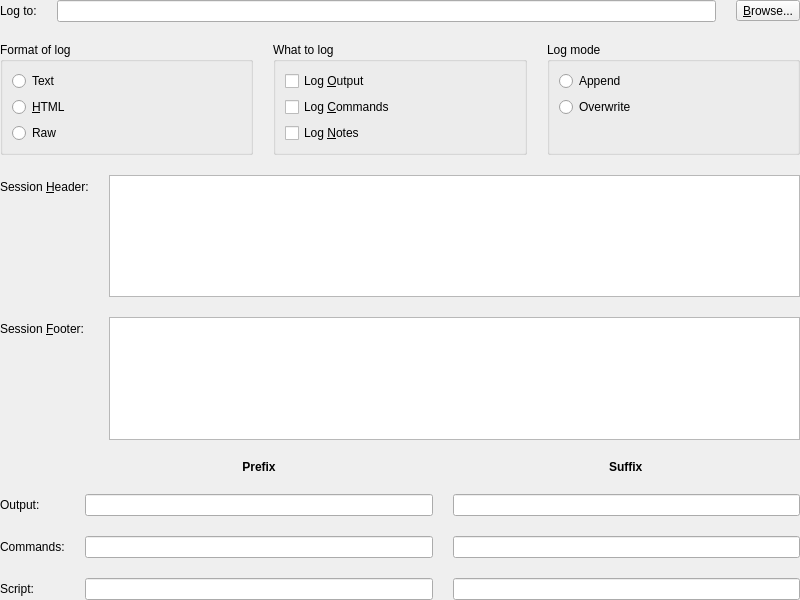
<?xml version="1.0" encoding="UTF-8"?>
<ui version="4.0">
 <class>PrefsLogging</class>
 <widget class="QWidget" name="PrefsLogging">
  <property name="geometry">
   <rect>
    <x>0</x>
    <y>0</y>
    <width>800</width>
    <height>600</height>
   </rect>
  </property>
  <property name="minimumSize">
   <size>
    <width>0</width>
    <height>466</height>
   </size>
  </property>
  <property name="windowTitle">
   <string>IP Address</string>
  </property>
  <layout class="QVBoxLayout" name="verticalLayout">
   <property name="spacing">
    <number>20</number>
   </property>
   <property name="leftMargin">
    <number>0</number>
   </property>
   <property name="topMargin">
    <number>0</number>
   </property>
   <property name="rightMargin">
    <number>0</number>
   </property>
   <property name="bottomMargin">
    <number>0</number>
   </property>
   <item>
    <layout class="QHBoxLayout" name="_log">
     <item>
      <widget class="QLabel" name="AutoLogFileName_label">
       <property name="text">
        <string>Log to:</string>
       </property>
       <property name="buddy">
        <cstring>AutoLogFileName</cstring>
       </property>
      </widget>
     </item>
     <item>
      <widget class="QLineEdit" name="AutoLogFileName">
       <property name="clearButtonEnabled">
        <bool>true</bool>
       </property>
      </widget>
     </item>
     <item>
      <widget class="QToolButton" name="AutoLogFileName_browse">
       <property name="text">
        <string>&amp;Browse...</string>
       </property>
       <property name="icon">
        <iconset theme="document-open"/>
       </property>
      </widget>
     </item>
    </layout>
   </item>
   <item>
    <layout class="QHBoxLayout" name="_options">
     <item>
      <widget class="QGroupBox" name="_log_format">
       <property name="title">
        <string>Format of log</string>
       </property>
       <layout class="QVBoxLayout" name="verticalLayout_3">
        <item>
         <widget class="QRadioButton" name="LogFormat_Text">
          <property name="text">
           <string>Text</string>
          </property>
         </widget>
        </item>
        <item>
         <widget class="QRadioButton" name="LogFormat_Html">
          <property name="text">
           <string>&amp;HTML</string>
          </property>
         </widget>
        </item>
        <item>
         <widget class="QRadioButton" name="LogFormat_Raw">
          <property name="text">
           <string>Raw</string>
          </property>
         </widget>
        </item>
        <item>
         <spacer name="verticalSpacer">
          <property name="orientation">
           <enum>Qt::Orientation::Vertical</enum>
          </property>
          <property name="sizeHint" stdset="0">
           <size>
            <width>20</width>
            <height>40</height>
           </size>
          </property>
         </spacer>
        </item>
       </layout>
      </widget>
     </item>
     <item>
      <widget class="QGroupBox" name="_what_to_log">
       <property name="title">
        <string>What to log</string>
       </property>
       <layout class="QVBoxLayout" name="verticalLayout_2">
        <item>
         <widget class="QCheckBox" name="LogOutput">
          <property name="text">
           <string>Log &amp;Output</string>
          </property>
         </widget>
        </item>
        <item>
         <widget class="QCheckBox" name="LogInput">
          <property name="text">
           <string>Log &amp;Commands</string>
          </property>
         </widget>
        </item>
        <item>
         <widget class="QCheckBox" name="LogNotes">
          <property name="text">
           <string>Log &amp;Notes</string>
          </property>
         </widget>
        </item>
        <item>
         <spacer name="verticalSpacer_2">
          <property name="orientation">
           <enum>Qt::Orientation::Vertical</enum>
          </property>
          <property name="sizeHint" stdset="0">
           <size>
            <width>20</width>
            <height>40</height>
           </size>
          </property>
         </spacer>
        </item>
       </layout>
      </widget>
     </item>
     <item>
      <widget class="QGroupBox" name="_log_mode">
       <property name="title">
        <string>Log mode</string>
       </property>
       <layout class="QVBoxLayout" name="verticalLayout_4">
        <item>
         <widget class="QRadioButton" name="LogMode_Append">
          <property name="text">
           <string>Append</string>
          </property>
         </widget>
        </item>
        <item>
         <widget class="QRadioButton" name="LogMode_Overwrite">
          <property name="text">
           <string>Overwrite</string>
          </property>
         </widget>
        </item>
        <item>
         <spacer name="verticalSpacer_3">
          <property name="orientation">
           <enum>Qt::Orientation::Vertical</enum>
          </property>
          <property name="sizeHint" stdset="0">
           <size>
            <width>20</width>
            <height>40</height>
           </size>
          </property>
         </spacer>
        </item>
       </layout>
      </widget>
     </item>
    </layout>
   </item>
   <item>
    <layout class="QFormLayout" name="_session">
     <item row="0" column="0">
      <widget class="QLabel" name="LogFilePreamble_label">
       <property name="text">
        <string>Session &amp;Header:</string>
       </property>
       <property name="buddy">
        <cstring>LogFilePreamble</cstring>
       </property>
      </widget>
     </item>
     <item row="0" column="1">
      <widget class="QPlainTextEdit" name="LogFilePreamble"/>
     </item>
     <item row="1" column="0">
      <widget class="QLabel" name="LogFilePostamble_label">
       <property name="text">
        <string>Session &amp;Footer:</string>
       </property>
       <property name="buddy">
        <cstring>LogFilePostamble</cstring>
       </property>
      </widget>
     </item>
     <item row="1" column="1">
      <widget class="QPlainTextEdit" name="LogFilePostamble"/>
     </item>
    </layout>
   </item>
   <item>
    <layout class="QGridLayout" name="_affixes">
     <item row="0" column="1">
      <widget class="QLabel" name="label_preamble">
       <property name="font">
        <font>
         <bold>true</bold>
        </font>
       </property>
       <property name="text">
        <string>Prefix</string>
       </property>
       <property name="alignment">
        <set>Qt::AlignmentFlag::AlignCenter</set>
       </property>
      </widget>
     </item>
     <item row="0" column="2" alignment="Qt::AlignmentFlag::AlignHCenter">
      <widget class="QLabel" name="label_postamble">
       <property name="font">
        <font>
         <bold>true</bold>
        </font>
       </property>
       <property name="text">
        <string>Suffix</string>
       </property>
      </widget>
     </item>
     <item row="1" column="0">
      <widget class="QLabel" name="label_output">
       <property name="text">
        <string>Output:</string>
       </property>
      </widget>
     </item>
     <item row="1" column="1">
      <widget class="QLineEdit" name="LogPreambleOutput"/>
     </item>
     <item row="1" column="2">
      <widget class="QLineEdit" name="LogPostambleOutput"/>
     </item>
     <item row="2" column="0">
      <widget class="QLabel" name="label_input">
       <property name="text">
        <string>Commands:</string>
       </property>
      </widget>
     </item>
     <item row="2" column="1">
      <widget class="QLineEdit" name="LogPreambleInput"/>
     </item>
     <item row="2" column="2">
      <widget class="QLineEdit" name="LogPostambleInput"/>
     </item>
     <item row="3" column="0">
      <widget class="QLabel" name="Notes_label">
       <property name="text">
        <string>Script:</string>
       </property>
      </widget>
     </item>
     <item row="3" column="1">
      <widget class="QLineEdit" name="LogPreambleNotes"/>
     </item>
     <item row="3" column="2">
      <widget class="QLineEdit" name="LogPostambleNotes"/>
     </item>
    </layout>
   </item>
  </layout>
 </widget>
 <resources/>
 <connections>
  <connection>
   <sender>LogFormat_Html</sender>
   <signal>toggled(bool)</signal>
   <receiver>_what_to_log</receiver>
   <slot>setDisabled(bool)</slot>
   <hints>
    <hint type="sourcelabel">
     <x>161</x>
     <y>491</y>
    </hint>
    <hint type="destinationlabel">
     <x>289</x>
     <y>445</y>
    </hint>
   </hints>
  </connection>
 </connections>
</ui>
